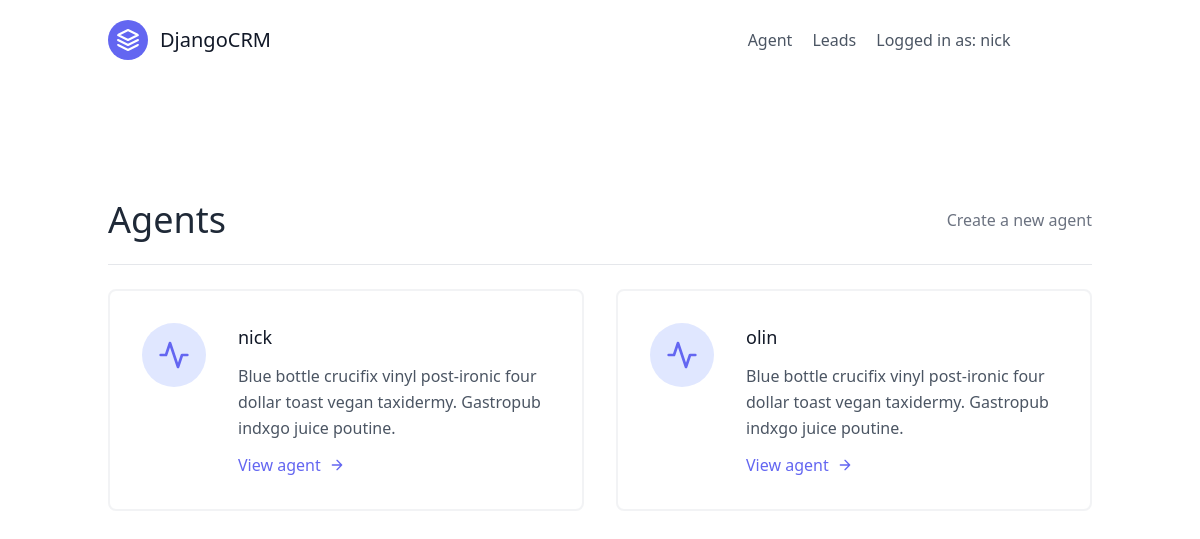
Page /agents/ (signed in) on the earlier database version.
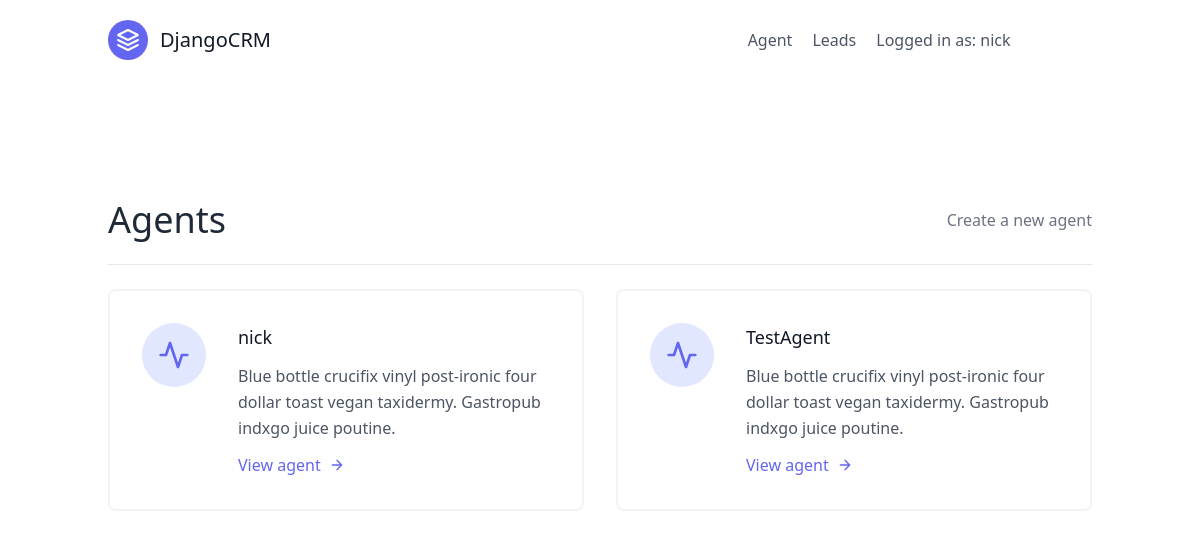
Same page on the later database version.
### website/models.py (models this page shows, shortened)
class Agent(models.Model):
    user = models.OneToOneField(User, on_delete=models.CASCADE)
    organisation = models.ForeignKey(UserProfile, on_delete=models.CASCADE)

class User(AbstractUser):
    is_organiser = models.BooleanField(default=True)  # just for setting the permissions
    is_agent = models.BooleanField(default=False)

### agents/views.py (the view)
# urls.py: path('', AgentListView.as_view(), name='agent-list'),
class AgentListView(OrganiserAndLoginRequiredMixin, generic.ListView):
    template_name = 'agents/agent_list.html'
    def get_queryset(self):
        organisation = self.request.user.userprofile
        return Agent.objects.filter(organisation=organisation)

### agents/mixins.py (called while the page is built)
    def dispatch(self, request, *args, **kwargs):
        if not request.user.is_authenticated or not request.user.is_organiser:
            return redirect('website:lead-list')
        return super().dispatch(request, *args, **kwargs)

### templates/agents/agent_list.html
{% extends 'base.html' %}
{% block content %}
    <section class="text-gray-600 body-font">
      <div class="container px-5 py-24 mx-auto flex flex-wrap">
      <div class="w-full mb-6 py-6 flex justify-between items-center border-b border-gray-200">
          <div>
              <h1 class=" text-4xl text-gray-800">Agents</h1>
          </div>
          <div>
              <a class="text-gray-500 hover:text-blue-500" href="{% url 'agents:agent-create' %}">
                  Create a new agent
              </a>
          </div>
      </div>
        <div class="flex flex-wrap -m-4">
            {% for agent in object_list %}
              <div class="p-4 lg:w-1/2 md:w-full">
                <div class="flex border-2 rounded-lg border-gray-200 border-opacity-50 p-8 sm:flex-row flex-col">
                  <div class="w-16 h-16 sm:mr-8 sm:mb-0 mb-4 inline-flex items-center justify-center rounded-full bg-indigo-100 text-indigo-500 flex-shrink-0">
                    <svg fill="none" stroke="currentColor" stroke-linecap="round" stroke-linejoin="round" stroke-width="2" class="w-8 h-8" viewBox="0 0 24 24">
                      <path d="M22 12h-4l-3 9L9 3l-3 9H2"></path>
                    </svg>
                  </div>
                  <div class="flex-grow">
                    <h2 class="text-gray-900 text-lg title-font font-medium mb-3">
                        {{ agent.user.username }}
                    </h2>
                    <p class="leading-relaxed text-base">
                        Blue bottle crucifix vinyl post-ironic four dollar toast vegan taxidermy. Gastropub indxgo juice poutine.
                    </p>
                    <a href='{% url "agents:agent-detail" agent.pk %}' class="mt-3 text-indigo-500 inline-flex items-center">
                        View agent
                      <svg fill="none" stroke="currentColor" stroke-linecap="round" stroke-linejoin="round" stroke-width="2" class="w-4 h-4 ml-2" viewBox="0 0 24 24">
                        <path d="M5 12h14M12 5l7 7-7 7"></path>
                      </svg>
                    </a>
                  </div>
                </div>
              </div>
        {% endfor %}
        </div>
      </div>
    </section>
{% endblock content %}

Differences in the rows shown:
no longer on this page (row edited): Agent: user.username "olin"
added Agent: user.username "TestAgent"
